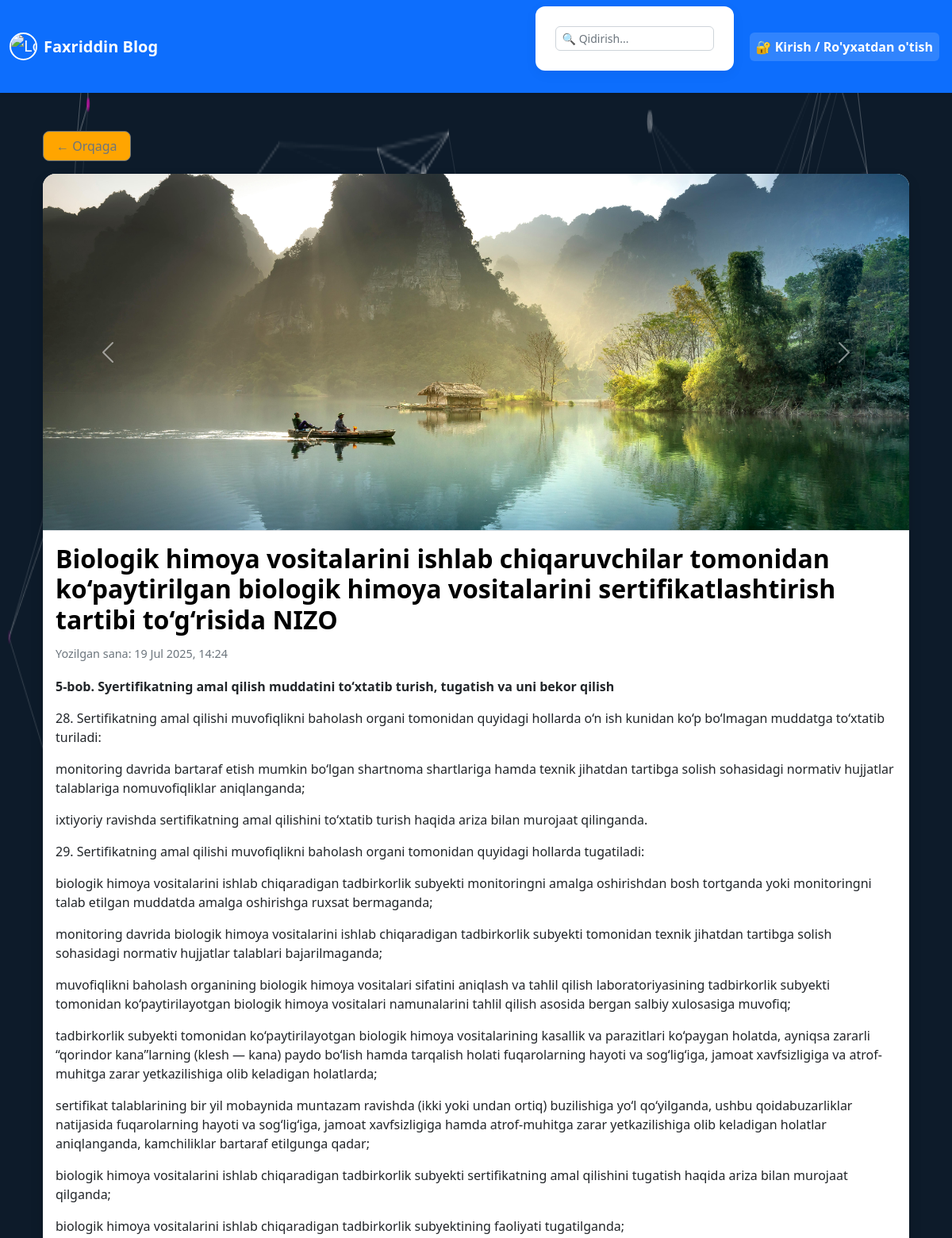
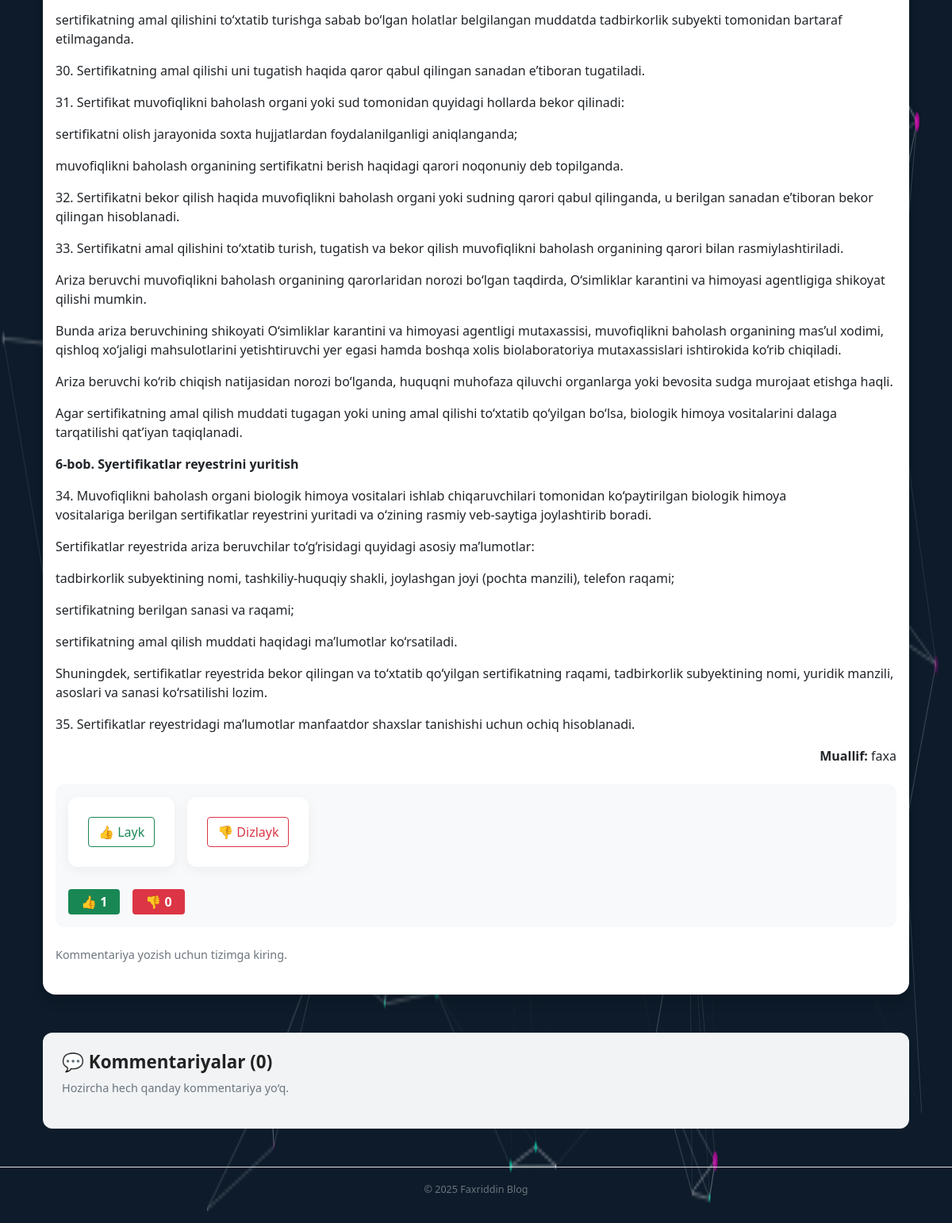
Screenshot of /articles/21/ with the database file from the repository (2 pictures, top to bottom).
### articles/models.py (models this page shows, shortened)
class ArticleImage(models.Model):
    article = models.ForeignKey(Article, on_delete=models.CASCADE, related_name='images')
    image = models.ImageField(upload_to='article_images/')

class Article(models.Model):
    title=models.CharField(max_length=150)
    summary=models.CharField(max_length=250, blank=True)
    body=RichTextField()
    date=models.DateTimeField(auto_now_add=True)
    author=models.ForeignKey(
        User,
        on_delete=models.CASCADE,
        null=True
    )

### accounts/models.py (models this page shows, shortened)
class CustomUser(AbstractUser):
    age = models.PositiveIntegerField(null=True, blank=True)
    location = models.CharField(max_length=100, null=True, blank=True)
    profile_picture = models.ImageField(upload_to='profile_pics/', blank=True, null=True)

### articles/views.py (the view, shortened to what this page needs)
# urls.py: path('<int:pk>/', ArticleDetailView.as_view(), name='article_detail'),
class ArticleDetailView(DetailView):
    model = Article
    template_name = 'article_detail.html'
    context_object_name = 'object'
    def get_context_data(self, **kwargs):
        context = super().get_context_data(**kwargs)
        context['next'] = self.request.GET.get('next', 'article_list')
        context['form'] = CommentForm()
        post = self.get_object()
        context['comments'] = Comment.objects.filter(post=post).order_by('-created_at')[:5]
        context['total_comments'] = Comment.objects.filter(post=post).count()
        context['like_count'] = post.likes.filter(value=True).count()
        context['dislike_count'] = post.likes.filter(value=False).count()
        if self.request.user.is_authenticated:
            context['user_liked'] = post.likes.filter(user=self.request.user, value=True).exists()
            context['user_disliked'] = post.likes.filter(user=self.request.user, value=False).exists()
        else:
            context['user_liked'] = False
            context['user_disliked'] = False
        return context

### articles/forms.py
class CommentForm(forms.ModelForm):
    class Meta:
        model = Comment
        fields = ['content']
        widgets = {
            'content': forms.Textarea(attrs={
                'rows': 3,
                'placeholder': "Kommentariya yozing...",
                'class': 'form-control',
            }),
        }

### templates/article_detail.html (shortened to what this page needs)
{% extends 'base.html' %}
{% load static %}
{% block content %}
<link rel="stylesheet" href="{% static 'css/article_detail.css' %}">
<div class="container mt-5">
    <div class="back-button mb-3">
        <a href="{% url next %}" style="background:orange;" class="btn btn-outline-secondary">← Orqaga</a>
    </div>
    <div class="card shadow">
        {% if object.images.all %}
        <div id="articleCarousel" class="carousel slide" data-bs-ride="carousel" data-bs-interval="5000">
            <div class="carousel-inner">
                {% for img in object.images.all %}
                <div class="carousel-item {% if forloop.first %}active{% endif %}">
                    <img src="{{ img.image.url }}" class="d-block w-100 rounded-top" alt="Maqola rasmi">
                </div>
                {% endfor %}
            </div>
            {% if object.images.count > 1 %}
            <button class="carousel-control-prev" type="button" data-bs-target="#articleCarousel" data-bs-slide="prev">
                <span class="carousel-control-prev-icon" aria-hidden="true"></span>
            </button>
            <button class="carousel-control-next" type="button" data-bs-target="#articleCarousel" data-bs-slide="next">
                <span class="carousel-control-next-icon" aria-hidden="true"></span>
            </button>
            {% endif %}
        </div>
        {% endif %}
        <div class="card-body">
            <h2 class="card-title">{{ object.title }}</h2>
            <p class="card-text text-muted">Yozilgan sana: {{ object.date|date:"d M Y, H:i" }}</p>
            <p class="card-text">{{ object.body|safe }}</p>
            <p class="text-end"><strong>Muallif:</strong> {{ object.author.username }}</p>
            <div class="interaction-box mt-4">
                <div class="d-flex flex-wrap gap-3 justify-content-start">
                    <form id="like-form" method="post" action="{% url 'like_article' object.pk %}">
                        <button type="submit" class="btn btn-outline-success {% if user_liked %}active{% endif %}">
                            👍 Layk
                        </button>
                    </form>
                    <form id="dislike-form" method="post" action="{% url 'dislike_article' object.pk %}">
                        <button type="submit" class="btn btn-outline-danger {% if user_disliked %}active{% endif %}">
                            👎 Dizlayk
                        </button>
                    </form>
                </div>
                <div class="reaction-counts mt-2 d-flex gap-3">
                    <span id="like-count" class="badge bg-success">👍 {{ like_count }}</span>
                    <span id="dislike-count" class="badge bg-danger">👎 {{ dislike_count }}</span>
                </div>
            </div>
            <div class="mt-4">
                {% if user.is_authenticated %}
                <form method="post">
                    {% csrf_token %}
                    {{ form.as_p }}
                    <button type="submit" class="btn btn-primary">✍ Kommentariya yozish</button>
                </form>
                {% else %}
                <p class="text-muted">Kommentariya yozish uchun tizimga kiring.</p>
                {% endif %}
            </div>
        </div>
    </div>
    <div class="comments-section mt-5">
        <h4>💬 Kommentariyalar ({{ total_comments }})</h4>
        {% if comments %}
        <ul class="list-group mb-3" id="comment-list">
            {% for comment in comments %}
            <li class="list-group-item">
                <div class="comment-author">{{ comment.author.username }}</div>
                <small class="text-muted">{{ comment.created_at|date:"d M Y, H:i" }}</small>
                <p class="mb-1">{{ comment.content }}</p>
            </li>
            {% endfor %}
        </ul>
        {% if total_comments > 5 %}
        <div class="text-center">
            <button id="load-more" class="btn btn-outline-info" data-page="2">Ko‘proq ko‘rsatish</button>
        </div>
        {% endif %}
        {% else %}
        <p class="text-muted">Hozircha hech qanday kommentariya yo‘q.</p>
        {% endif %}
    </div>
</div>
{% endblock %}

### static/css/base.css (style rules this page uses)
body { font-family: 'Segoe UI', Tahoma, Geneva, Verdana, sans-serif; background-color: #030e1f; color: #212529 !important; margin: 0; padding: 0; }
form { background-color: #ffffff; padding: 25px; border-radius: 12px; box-shadow: 0 4px 16px rgba(0, 0, 0, 0.05); margin-bottom: 20px; }

### static/css/article_detail.css (style rules this page uses)
.card { border: none; border-radius: 16px; overflow: hidden; box-shadow: 0 4px 16px rgba(0,0,0,0.1); background: #fff; }
.card-title { font-size: 2rem; font-weight: 600; color: black; margin-bottom: 0.75rem; }
.card-text { font-size: 1.05rem; line-height: 1.7; color: black }
.text-muted { font-size: 0.9rem; }
.interaction-box { background-color: #f8f9fa; padding: 1rem; border-radius: 10px; margin-top: 1.5rem; }
.reaction-counts .badge { font-size: 1rem; padding: 0.5em 1em; }
.comments-section { background-color: #f1f3f5; border-radius: 12px; padding: 1.5rem; }
.comments-section h4 { font-size: 1.4rem; font-weight: 600; color: #222; }
.back-button { margin-bottom: 1.5rem; }
.back-button .btn { font-weight: 500; border-radius: 8px; padding: 6px 16px; transition: background 0.3s ease; }
.carousel-item img { max-height: 450px; object-fit: cover; width: 100%; border-bottom: 1px solid #dee2e6; }

### rows the page displays
ArticleImage: image (picture)
Article: title "Biologik himoya vositalarini ishlab chiqaruvchilar tomonidan ko‘paytirilgan biologik himoya vositalarini sertifikatlashtirish tartibi to‘g‘risida NIZO", date "19 Jul 2025, 14:24", body "5-bob. S yertifikat ning amal qilish muddatini to‘xtatib turish, tugatish va uni bekor qilish 28. Sertifikatning amal qilishi muvofiqlikni baholash organi tomonidan quyidagi hollarda o‘n ish kunidan ko‘p bo‘lmagan muddatga to‘xtatib turiladi: monitoring davrida bartaraf etish mumkin bo‘lgan shartnoma shartlariga hamda texnik jihatdan tartibga solish sohasidagi normativ hujjatlar talablariga nomuvofiqliklar aniqlanganda; ixtiyoriy ravishda sertifikatning amal qilishini to‘xtatib turish haqida ariza bilan murojaat qilinganda. 29. Sertifikatning amal qilishi muvofiqlikni baholash organi tomonidan quyidagi hollarda tugatiladi: biologik himoya vositalarini ishlab chiqaradigan tadbirkorlik…", author.username "faxa"

### other values shown
{{ like_count }} "1"
{{ dislike_count }} "0"
{{ total_comments }} "0"
